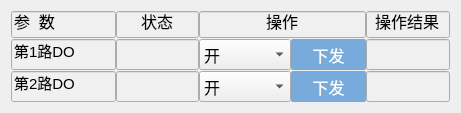
          <widget class="QWidget" name="layoutWidget_6">
           <property name="geometry">
            <rect>
             <x>315</x>
             <y>460</y>
             <width>461</width>
             <height>93</height>
            </rect>
           </property>
           <layout class="QHBoxLayout" name="horizontalLayout_13" stretch="5,4,8,4">
            <property name="spacing">
             <number>0</number>
            </property>
            <item>
             <layout class="QVBoxLayout" name="verticalLayout_16">
              <property name="spacing">
               <number>1</number>
              </property>
              <item>
               <widget class="QLineEdit" name="lineEdit_do_parameter">
                <property name="enabled">
                 <bool>false</bool>
                </property>
                <property name="sizePolicy">
                 <sizepolicy hsizetype="Maximum" vsizetype="Fixed">
                  <horstretch>0</horstretch>
                  <verstretch>0</verstretch>
                 </sizepolicy>
                </property>
                <property name="maximumSize">
                 <size>
                  <width>120</width>
                  <height>16777215</height>
                 </size>
                </property>
                <property name="styleSheet">
                 <string notr="true">
QLineEdit{
font:16px;
background-color: rgb(240, 240, 240);
color: rgb(0, 0, 0);

}		</string>
                </property>
                <property name="text">
                 <string>参  数</string>
                </property>
               </widget>
              </item>
              <item>
               <widget class="QLineEdit" name="lineEdit_do_2_label">
                <property name="enabled">
                 <bool>false</bool>
                </property>
                <property name="sizePolicy">
                 <sizepolicy hsizetype="Maximum" vsizetype="Expanding">
                  <horstretch>0</horstretch>
                  <verstretch>0</verstretch>
                 </sizepolicy>
                </property>
                <property name="maximumSize">
                 <size>
                  <width>120</width>
                  <height>16777215</height>
                 </size>
                </property>
                <property name="styleSheet">
                 <string notr="true">
QLineEdit{
font:15px;
background-color: rgb(240, 240, 240);
color: rgb(0, 0, 0);

}		</string>
                </property>
                <property name="text">
                 <string>第1路DO</string>
                </property>
               </widget>
              </item>
              <item>
               <widget class="QLineEdit" name="lineEdit_do_1_label">
                <property name="enabled">
                 <bool>false</bool>
                </property>
                <property name="sizePolicy">
                 <sizepolicy hsizetype="Maximum" vsizetype="Expanding">
                  <horstretch>0</horstretch>
                  <verstretch>0</verstretch>
                 </sizepolicy>
                </property>
                <property name="maximumSize">
                 <size>
                  <width>120</width>
                  <height>16777215</height>
                 </size>
                </property>
                <property name="styleSheet">
                 <string notr="true">
QLineEdit{
font:15px;
background-color: rgb(240, 240, 240);
color: rgb(0, 0, 0);

}		</string>
                </property>
                <property name="text">
                 <string>第2路DO</string>
                </property>
               </widget>
              </item>
             </layout>
            </item>
            <item>
             <layout class="QVBoxLayout" name="verticalLayout_15">
              <property name="spacing">
               <number>1</number>
              </property>
              <item>
               <widget class="QLineEdit" name="lineEdit_do_status">
                <property name="enabled">
                 <bool>false</bool>
                </property>
                <property name="sizePolicy">
                 <sizepolicy hsizetype="Expanding" vsizetype="Fixed">
                  <horstretch>0</horstretch>
                  <verstretch>0</verstretch>
                 </sizepolicy>
                </property>
                <property name="minimumSize">
                 <size>
                  <width>10</width>
                  <height>0</height>
                 </size>
                </property>
                <property name="maximumSize">
                 <size>
                  <width>180</width>
                  <height>16777215</height>
                 </size>
                </property>
                <property name="styleSheet">
                 <string notr="true">
QLineEdit{
font:16px;
background-color: rgb(240, 240, 240);
color: rgb(0, 0, 0);

}		</string>
                </property>
                <property name="text">
                 <string>状态</string>
                </property>
                <property name="alignment">
                 <set>Qt::AlignCenter</set>
                </property>
               </widget>
              </item>
              <item>
               <widget class="QLineEdit" name="lineEdit_do_1_status">
                <property name="enabled">
                 <bool>false</bool>
                </property>
                <property name="sizePolicy">
                 <sizepolicy hsizetype="Minimum" vsizetype="Expanding">
                  <horstretch>0</horstretch>
                  <verstretch>0</verstretch>
                 </sizepolicy>
                </property>
                <property name="minimumSize">
                 <size>
                  <width>10</width>
                  <height>0</height>
                 </size>
                </property>
                <property name="maximumSize">
                 <size>
                  <width>180</width>
                  <height>16777215</height>
                 </size>
                </property>
                <property name="styleSheet">
                 <string notr="true">
QLineEdit{
font:15px;
	background-color: rgb(240, 240, 240);
	
	color: rgb(0, 85, 255);

}		
</string>
                </property>
                <property name="text">
                 <string/>
                </property>
                <property name="alignment">
                 <set>Qt::AlignCenter</set>
                </property>
               </widget>
              </item>
              <item>
               <widget class="QLineEdit" name="lineEdit_do_2_status">
                <property name="enabled">
                 <bool>false</bool>
                </property>
                <property name="sizePolicy">
                 <sizepolicy hsizetype="Minimum" vsizetype="Expanding">
                  <horstretch>0</horstretch>
                  <verstretch>0</verstretch>
                 </sizepolicy>
                </property>
                <property name="minimumSize">
                 <size>
                  <width>10</width>
                  <height>0</height>
                 </size>
                </property>
                <property name="maximumSize">
                 <size>
                  <width>180</width>
                  <height>16777215</height>
                 </size>
                </property>
                <property name="styleSheet">
                 <string notr="true">
QLineEdit{
font:15px;
	background-color: rgb(240, 240, 240);
	
	color: rgb(0, 85, 255);

}		
</string>
                </property>
                <property name="text">
                 <string/>
                </property>
                <property name="alignment">
                 <set>Qt::AlignCenter</set>
                </property>
               </widget>
              </item>
             </layout>
            </item>
            <item>
             <layout class="QGridLayout" name="gridLayout_12">
              <property name="horizontalSpacing">
               <number>0</number>
              </property>
              <property name="verticalSpacing">
               <number>1</number>
              </property>
              <item row="0" column="0" colspan="2">
               <widget class="QLineEdit" name="lineEdit_volt_129">
                <property name="enabled">
                 <bool>false</bool>
                </property>
                <property name="sizePolicy">
                 <sizepolicy hsizetype="Expanding" vsizetype="Fixed">
                  <horstretch>0</horstretch>
                  <verstretch>0</verstretch>
                 </sizepolicy>
                </property>
                <property name="minimumSize">
                 <size>
                  <width>10</width>
                  <height>0</height>
                 </size>
                </property>
                <property name="maximumSize">
                 <size>
                  <width>180</width>
                  <height>16777215</height>
                 </size>
                </property>
                <property name="styleSheet">
                 <string notr="true">
QLineEdit{
font:16px;
background-color: rgb(240, 240, 240);
color: rgb(0, 0, 0);

}		</string>
                </property>
                <property name="text">
                 <string>操作</string>
                </property>
                <property name="alignment">
                 <set>Qt::AlignCenter</set>
                </property>
               </widget>
              </item>
              <item row="1" column="0">
               <widget class="QComboBox" name="comboBox_do_1_switch">
                <property name="sizePolicy">
                 <sizepolicy hsizetype="Expanding" vsizetype="Expanding">
                  <horstretch>0</horstretch>
                  <verstretch>0</verstretch>
                 </sizepolicy>
                </property>
                <property name="maximumSize">
                 <size>
                  <width>500</width>
                  <height>16777215</height>
                 </size>
                </property>
                <property name="font">
                 <font>
                  <family>Microsoft YaHei</family>
                  <pointsize>12</pointsize>
                 </font>
                </property>
                <property name="styleSheet">
                 <string notr="true">QComboBox
{
color: &quot;#2e4a66&quot;;
}
</string>
                </property>
                <item>
                 <property name="text">
                  <string>开</string>
                 </property>
                </item>
                <item>
                 <property name="text">
                  <string>关</string>
                 </property>
                </item>
               </widget>
              </item>
              <item row="1" column="1">
               <widget class="QPushButton" name="button_do_1">
                <property name="sizePolicy">
                 <sizepolicy hsizetype="Fixed" vsizetype="Expanding">
                  <horstretch>10</horstretch>
                  <verstretch>0</verstretch>
                 </sizepolicy>
                </property>
                <property name="minimumSize">
                 <size>
                  <width>10</width>
                  <height>0</height>
                 </size>
                </property>
                <property name="sizeIncrement">
                 <size>
                  <width>0</width>
                  <height>0</height>
                 </size>
                </property>
                <property name="baseSize">
                 <size>
                  <width>0</width>
                  <height>0</height>
                 </size>
                </property>
                <property name="font">
                 <font>
                  <family>Microsoft YaHei</family>
                  <pointsize>12</pointsize>
                 </font>
                </property>
                <property name="styleSheet">
                 <string notr="true">QPushButton{

        border-radius: 2px;

        border: none;

        width: 75px;

        height: 25px;
        background-color:rgb(0,0,0,0);

}

QPushButton:enabled {

        background: rgb(120, 170, 220);

        color: white;

}

QPushButton:!enabled {

        background: rgb(180, 180, 180);

        color: white;

}

QPushButton:enabled:hover{

        background: rgb(100, 160, 220);

}

QPushButton:enabled:pressed{

        background: rgb(0, 78, 161);

}

 

QPushButton#blueButton {

        color: white;

}

QPushButton#blueButton:enabled {

        background: rgb(0, 78, 161);

        color: white;

}

QPushButton:!enabled {

        background: rgb(180, 180, 180);

        color: white;

}

QPushButton#blueButton:enabled:hover {

        background: rgb(2, 65, 132);

}

QPushButton#blueButton:enabled:pressed {

        background: rgb(6, 94, 187);

}</string>
                </property>
                <property name="text">
                 <string>下发</string>
                </property>
               </widget>
              </item>
              <item row="2" column="0">
               <widget class="QComboBox" name="comboBox_do_2_switch">
                <property name="sizePolicy">
                 <sizepolicy hsizetype="Expanding" vsizetype="Expanding">
                  <horstretch>0</horstretch>
                  <verstretch>0</verstretch>
                 </sizepolicy>
                </property>
                <property name="maximumSize">
                 <size>
                  <width>500</width>
                  <height>16777215</height>
                 </size>
                </property>
                <property name="font">
                 <font>
                  <family>Microsoft YaHei</family>
                  <pointsize>12</pointsize>
                 </font>
                </property>
                <property name="styleSheet">
                 <string notr="true">QComboBox
{
color: &quot;#2e4a66&quot;;
}
</string>
                </property>
                <item>
                 <property name="text">
                  <string>开</string>
                 </property>
                </item>
                <item>
                 <property name="text">
                  <string>关</string>
                 </property>
                </item>
               </widget>
              </item>
              <item row="2" column="1">
               <widget class="QPushButton" name="button_do_2">
                <property name="sizePolicy">
                 <sizepolicy hsizetype="Fixed" vsizetype="Expanding">
                  <horstretch>10</horstretch>
                  <verstretch>0</verstretch>
                 </sizepolicy>
                </property>
                <property name="minimumSize">
                 <size>
                  <width>10</width>
                  <height>0</height>
                 </size>
                </property>
                <property name="sizeIncrement">
                 <size>
                  <width>0</width>
                  <height>0</height>
                 </size>
                </property>
                <property name="baseSize">
                 <size>
                  <width>0</width>
                  <height>0</height>
                 </size>
                </property>
                <property name="font">
                 <font>
                  <family>Microsoft YaHei</family>
                  <pointsize>12</pointsize>
                 </font>
                </property>
                <property name="styleSheet">
                 <string notr="true">QPushButton{

        border-radius: 2px;

        border: none;

        width: 75px;

        height: 25px;
        background-color:rgb(0,0,0,0);

}

QPushButton:enabled {

        background: rgb(120, 170, 220);

        color: white;

}

QPushButton:!enabled {

        background: rgb(180, 180, 180);

        color: white;

}

QPushButton:enabled:hover{

        background: rgb(100, 160, 220);

}

QPushButton:enabled:pressed{

        background: rgb(0, 78, 161);

}

 

QPushButton#blueButton {

        color: white;

}

QPushButton#blueButton:enabled {

        background: rgb(0, 78, 161);

        color: white;

}

QPushButton:!enabled {

        background: rgb(180, 180, 180);

        color: white;

}

QPushButton#blueButton:enabled:hover {

        background: rgb(2, 65, 132);

}

QPushButton#blueButton:enabled:pressed {

        background: rgb(6, 94, 187);

}</string>
                </property>
                <property name="text">
                 <string>下发</string>
                </property>
               </widget>
              </item>
             </layout>
            </item>
            <item>
             <layout class="QVBoxLayout" name="verticalLayout_14">
              <property name="spacing">
               <number>1</number>
              </property>
              <item>
               <widget class="QLineEdit" name="lineEdit_volt_130">
                <property name="enabled">
                 <bool>false</bool>
                </property>
                <property name="sizePolicy">
                 <sizepolicy hsizetype="Expanding" vsizetype="Fixed">
                  <horstretch>0</horstretch>
                  <verstretch>0</verstretch>
                 </sizepolicy>
                </property>
                <property name="minimumSize">
                 <size>
                  <width>10</width>
                  <height>0</height>
                 </size>
                </property>
                <property name="maximumSize">
                 <size>
                  <width>180</width>
                  <height>16777215</height>
                 </size>
                </property>
                <property name="styleSheet">
                 <string notr="true">
QLineEdit{
font:16px;
background-color: rgb(240, 240, 240);
color: rgb(0, 0, 0);

}		</string>
                </property>
                <property name="text">
                 <string>操作结果</string>
                </property>
                <property name="alignment">
                 <set>Qt::AlignCenter</set>
                </property>
               </widget>
              </item>
              <item>
               <widget class="QLineEdit" name="lineEdit_do_1_man_feedback">
                <property name="enabled">
                 <bool>false</bool>
                </property>
                <property name="sizePolicy">
                 <sizepolicy hsizetype="Minimum" vsizetype="Expanding">
                  <horstretch>0</horstretch>
                  <verstretch>0</verstretch>
                 </sizepolicy>
                </property>
                <property name="minimumSize">
                 <size>
                  <width>10</width>
                  <height>0</height>
                 </size>
                </property>
                <property name="maximumSize">
                 <size>
                  <width>180</width>
                  <height>16777215</height>
                 </size>
                </property>
                <property name="styleSheet">
                 <string notr="true">
QLineEdit{
font:15px;
	background-color: rgb(240, 240, 240);
	
	color: rgb(0, 85, 255);

}		
</string>
                </property>
                <property name="text">
                 <string/>
                </property>
                <property name="alignment">
                 <set>Qt::AlignCenter</set>
                </property>
               </widget>
              </item>
              <item>
               <widget class="QLineEdit" name="lineEdit_do_2_man_feedback">
                <property name="enabled">
                 <bool>false</bool>
                </property>
                <property name="sizePolicy">
                 <sizepolicy hsizetype="Minimum" vsizetype="Expanding">
                  <horstretch>0</horstretch>
                  <verstretch>0</verstretch>
                 </sizepolicy>
                </property>
                <property name="minimumSize">
                 <size>
                  <width>10</width>
                  <height>0</height>
                 </size>
                </property>
                <property name="maximumSize">
                 <size>
                  <width>180</width>
                  <height>16777215</height>
                 </size>
                </property>
                <property name="styleSheet">
                 <string notr="true">
QLineEdit{
font:15px;
	background-color: rgb(240, 240, 240);
	
	color: rgb(0, 85, 255);

}		
</string>
                </property>
                <property name="text">
                 <string/>
                </property>
                <property name="alignment">
                 <set>Qt::AlignCenter</set>
                </property>
               </widget>
              </item>
             </layout>
            </item>
           </layout>
          </widget>
